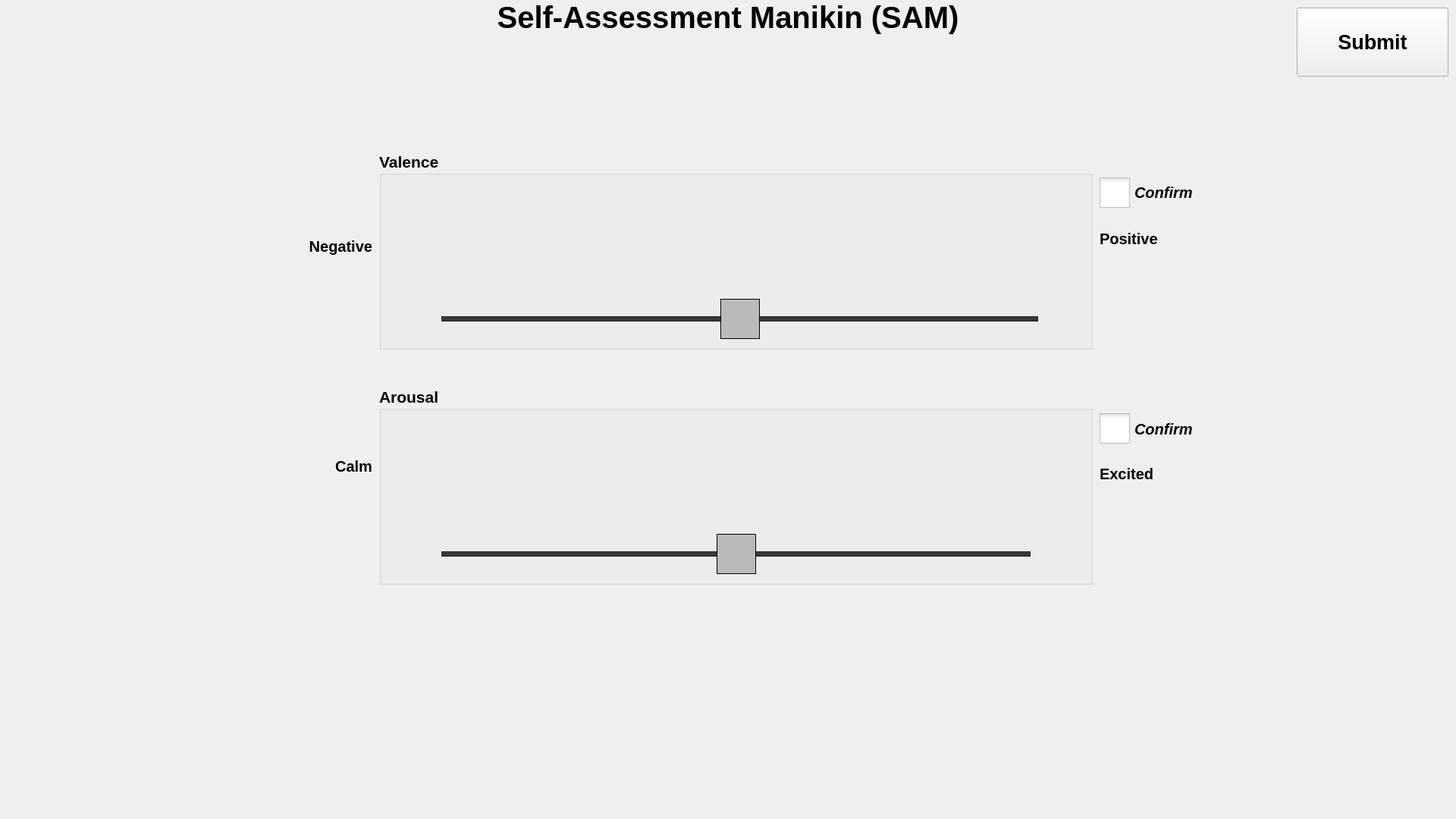
<?xml version="1.0" encoding="UTF-8"?>
<ui version="4.0">
 <class>mainWindow</class>
 <widget class="QMainWindow" name="mainWindow">
  <property name="geometry">
   <rect>
    <x>0</x>
    <y>0</y>
    <width>1920</width>
    <height>1080</height>
   </rect>
  </property>
  <property name="mouseTracking">
   <bool>false</bool>
  </property>
  <property name="windowTitle">
   <string>SMART-TeleLoad</string>
  </property>
  <widget class="QWidget" name="centralwidget">
   <widget class="QPushButton" name="submit_sam_btn">
    <property name="geometry">
     <rect>
      <x>1710</x>
      <y>10</y>
      <width>200</width>
      <height>91</height>
     </rect>
    </property>
    <property name="minimumSize">
     <size>
      <width>200</width>
      <height>50</height>
     </size>
    </property>
    <property name="font">
     <font>
      <pointsize>20</pointsize>
      <weight>75</weight>
      <bold>true</bold>
     </font>
    </property>
    <property name="text">
     <string>Submit</string>
    </property>
   </widget>
   <widget class="QLabel" name="title_label">
    <property name="geometry">
     <rect>
      <x>0</x>
      <y>0</y>
      <width>1920</width>
      <height>1080</height>
     </rect>
    </property>
    <property name="font">
     <font>
      <pointsize>30</pointsize>
     </font>
    </property>
    <property name="autoFillBackground">
     <bool>true</bool>
    </property>
    <property name="styleSheet">
     <string notr="true"/>
    </property>
    <property name="text">
     <string>&lt;html&gt;&lt;head/&gt;&lt;body&gt;&lt;p&gt;&lt;span style=&quot; font-weight:600; color:#000000;&quot;&gt;Self-Assessment Manikin (SAM)&lt;/span&gt;&lt;/p&gt;&lt;/body&gt;&lt;/html&gt;</string>
    </property>
    <property name="scaledContents">
     <bool>false</bool>
    </property>
    <property name="alignment">
     <set>Qt::AlignHCenter|Qt::AlignTop</set>
    </property>
   </widget>
   <widget class="QGroupBox" name="Arousal_GroupBox">
    <property name="geometry">
     <rect>
      <x>500</x>
      <y>510</y>
      <width>941</width>
      <height>261</height>
     </rect>
    </property>
    <property name="font">
     <font>
      <pointsize>16</pointsize>
      <weight>75</weight>
      <bold>true</bold>
     </font>
    </property>
    <property name="autoFillBackground">
     <bool>true</bool>
    </property>
    <property name="title">
     <string>Arousal</string>
    </property>
    <widget class="QLabel" name="Arousal_Img_label">
     <property name="geometry">
      <rect>
       <x>20</x>
       <y>40</y>
       <width>901</width>
       <height>141</height>
      </rect>
     </property>
     <property name="text">
      <string/>
     </property>
     <property name="pixmap">
      <pixmap>../resources/sam/SAMarousal.jpg</pixmap>
     </property>
    </widget>
    <widget class="QSlider" name="Arousal_Slider">
     <property name="geometry">
      <rect>
       <x>70</x>
       <y>190</y>
       <width>801</width>
       <height>61</height>
      </rect>
     </property>
     <property name="baseSize">
      <size>
       <width>0</width>
       <height>0</height>
      </size>
     </property>
     <property name="palette">
      <palette>
       <active>
        <colorrole role="Highlight">
         <brush brushstyle="SolidPattern">
          <color alpha="255">
           <red>186</red>
           <green>189</green>
           <blue>182</blue>
          </color>
         </brush>
        </colorrole>
       </active>
       <inactive>
        <colorrole role="Highlight">
         <brush brushstyle="SolidPattern">
          <color alpha="255">
           <red>211</red>
           <green>215</green>
           <blue>207</blue>
          </color>
         </brush>
        </colorrole>
       </inactive>
       <disabled>
        <colorrole role="Highlight">
         <brush brushstyle="SolidPattern">
          <color alpha="255">
           <red>145</red>
           <green>145</green>
           <blue>145</blue>
          </color>
         </brush>
        </colorrole>
       </disabled>
      </palette>
     </property>
     <property name="font">
      <font>
       <pointsize>16</pointsize>
       <weight>75</weight>
       <bold>true</bold>
      </font>
     </property>
     <property name="mouseTracking">
      <bool>false</bool>
     </property>
     <property name="styleSheet">
      <string notr="true">.QSlider::groove:horizontal {
    border: 1px solid #262626;
    height: 5px;
    background: #393939;
    margin: 0 12px;
}

.QSlider::handle:horizontal {
    background: #babab8;
    border: 1px solid #000000;
    width: 50px;
    height:200px;
    margin: -24px -12px;
}</string>
     </property>
     <property name="minimum">
      <number>-4</number>
     </property>
     <property name="maximum">
      <number>4</number>
     </property>
     <property name="pageStep">
      <number>1</number>
     </property>
     <property name="value">
      <number>0</number>
     </property>
     <property name="orientation">
      <enum>Qt::Horizontal</enum>
     </property>
     <property name="invertedAppearance">
      <bool>false</bool>
     </property>
     <property name="invertedControls">
      <bool>false</bool>
     </property>
     <property name="tickPosition">
      <enum>QSlider::TicksAbove</enum>
     </property>
     <property name="tickInterval">
      <number>1</number>
     </property>
    </widget>
   </widget>
   <widget class="QGroupBox" name="Valence_GroupBox">
    <property name="geometry">
     <rect>
      <x>500</x>
      <y>200</y>
      <width>941</width>
      <height>261</height>
     </rect>
    </property>
    <property name="font">
     <font>
      <pointsize>16</pointsize>
      <weight>75</weight>
      <bold>true</bold>
     </font>
    </property>
    <property name="autoFillBackground">
     <bool>true</bool>
    </property>
    <property name="title">
     <string>Valence</string>
    </property>
    <widget class="QLabel" name="Valence_Img_label">
     <property name="geometry">
      <rect>
       <x>20</x>
       <y>40</y>
       <width>901</width>
       <height>141</height>
      </rect>
     </property>
     <property name="text">
      <string/>
     </property>
     <property name="pixmap">
      <pixmap>../resources/sam/SAMpleasure.jpg</pixmap>
     </property>
    </widget>
    <widget class="QSlider" name="Valence_Slider">
     <property name="geometry">
      <rect>
       <x>70</x>
       <y>190</y>
       <width>811</width>
       <height>61</height>
      </rect>
     </property>
     <property name="sizePolicy">
      <sizepolicy hsizetype="Expanding" vsizetype="Expanding">
       <horstretch>2</horstretch>
       <verstretch>0</verstretch>
      </sizepolicy>
     </property>
     <property name="minimumSize">
      <size>
       <width>0</width>
       <height>0</height>
      </size>
     </property>
     <property name="sizeIncrement">
      <size>
       <width>0</width>
       <height>0</height>
      </size>
     </property>
     <property name="baseSize">
      <size>
       <width>0</width>
       <height>0</height>
      </size>
     </property>
     <property name="palette">
      <palette>
       <active>
        <colorrole role="Highlight">
         <brush brushstyle="SolidPattern">
          <color alpha="255">
           <red>186</red>
           <green>189</green>
           <blue>182</blue>
          </color>
         </brush>
        </colorrole>
       </active>
       <inactive>
        <colorrole role="Highlight">
         <brush brushstyle="SolidPattern">
          <color alpha="255">
           <red>186</red>
           <green>189</green>
           <blue>182</blue>
          </color>
         </brush>
        </colorrole>
       </inactive>
       <disabled>
        <colorrole role="Highlight">
         <brush brushstyle="SolidPattern">
          <color alpha="255">
           <red>145</red>
           <green>145</green>
           <blue>145</blue>
          </color>
         </brush>
        </colorrole>
       </disabled>
      </palette>
     </property>
     <property name="font">
      <font>
       <pointsize>16</pointsize>
       <weight>50</weight>
       <bold>false</bold>
       <kerning>true</kerning>
      </font>
     </property>
     <property name="mouseTracking">
      <bool>false</bool>
     </property>
     <property name="focusPolicy">
      <enum>Qt::NoFocus</enum>
     </property>
     <property name="autoFillBackground">
      <bool>false</bool>
     </property>
     <property name="styleSheet">
      <string notr="true">.QSlider::groove:horizontal {
    border: 1px solid #262626;
    height: 5px;
    background: #393939;
    margin: 0 12px;
}

.QSlider::handle:horizontal {
    background: #babab8;
    border: 1px solid #000000;
    width: 50px;
    height:200px;
    margin: -24px -12px;
}</string>
     </property>
     <property name="minimum">
      <number>-4</number>
     </property>
     <property name="maximum">
      <number>4</number>
     </property>
     <property name="pageStep">
      <number>1</number>
     </property>
     <property name="value">
      <number>0</number>
     </property>
     <property name="orientation">
      <enum>Qt::Horizontal</enum>
     </property>
     <property name="invertedAppearance">
      <bool>false</bool>
     </property>
     <property name="invertedControls">
      <bool>false</bool>
     </property>
     <property name="tickPosition">
      <enum>QSlider::TicksAbove</enum>
     </property>
     <property name="tickInterval">
      <number>1</number>
     </property>
    </widget>
   </widget>
   <widget class="QLabel" name="explain_label_1">
    <property name="geometry">
     <rect>
      <x>400</x>
      <y>310</y>
      <width>91</width>
      <height>31</height>
     </rect>
    </property>
    <property name="font">
     <font>
      <pointsize>15</pointsize>
      <weight>75</weight>
      <bold>true</bold>
      <underline>false</underline>
     </font>
    </property>
    <property name="text">
     <string>&lt;html&gt;&lt;head/&gt;&lt;body&gt;&lt;p&gt;&lt;span style=&quot; color:#000000;&quot;&gt;Negative&lt;/span&gt;&lt;/p&gt;&lt;/body&gt;&lt;/html&gt;</string>
    </property>
    <property name="alignment">
     <set>Qt::AlignRight|Qt::AlignTrailing|Qt::AlignVCenter</set>
    </property>
   </widget>
   <widget class="QLabel" name="explain_label_3">
    <property name="geometry">
     <rect>
      <x>400</x>
      <y>600</y>
      <width>91</width>
      <height>31</height>
     </rect>
    </property>
    <property name="font">
     <font>
      <pointsize>15</pointsize>
      <weight>75</weight>
      <bold>true</bold>
      <underline>false</underline>
     </font>
    </property>
    <property name="text">
     <string>&lt;html&gt;&lt;head/&gt;&lt;body&gt;&lt;p&gt;&lt;span style=&quot; color:#000000;&quot;&gt;Calm&lt;/span&gt;&lt;/p&gt;&lt;/body&gt;&lt;/html&gt;</string>
    </property>
    <property name="alignment">
     <set>Qt::AlignRight|Qt::AlignTrailing|Qt::AlignVCenter</set>
    </property>
   </widget>
   <widget class="QLabel" name="explain_label_4">
    <property name="geometry">
     <rect>
      <x>1450</x>
      <y>610</y>
      <width>91</width>
      <height>31</height>
     </rect>
    </property>
    <property name="font">
     <font>
      <pointsize>15</pointsize>
      <weight>75</weight>
      <bold>true</bold>
      <underline>false</underline>
     </font>
    </property>
    <property name="autoFillBackground">
     <bool>false</bool>
    </property>
    <property name="text">
     <string>&lt;html&gt;&lt;head/&gt;&lt;body&gt;&lt;p&gt;&lt;span style=&quot; color:#000000;&quot;&gt;Excited&lt;/span&gt;&lt;/p&gt;&lt;/body&gt;&lt;/html&gt;</string>
    </property>
   </widget>
   <widget class="QCheckBox" name="Valence_checkBox">
    <property name="geometry">
     <rect>
      <x>1450</x>
      <y>230</y>
      <width>141</width>
      <height>48</height>
     </rect>
    </property>
    <property name="font">
     <font>
      <pointsize>15</pointsize>
      <weight>75</weight>
      <italic>true</italic>
      <bold>true</bold>
     </font>
    </property>
    <property name="autoFillBackground">
     <bool>true</bool>
    </property>
    <property name="styleSheet">
     <string notr="true">QCheckBox::indicator {
     width: 40px;
     height: 40px;
}</string>
    </property>
    <property name="text">
     <string>Confirm</string>
    </property>
   </widget>
   <widget class="QCheckBox" name="Arousal_checkBox">
    <property name="geometry">
     <rect>
      <x>1450</x>
      <y>540</y>
      <width>141</width>
      <height>51</height>
     </rect>
    </property>
    <property name="font">
     <font>
      <pointsize>15</pointsize>
      <weight>75</weight>
      <italic>true</italic>
      <bold>true</bold>
     </font>
    </property>
    <property name="autoFillBackground">
     <bool>true</bool>
    </property>
    <property name="styleSheet">
     <string notr="true">QCheckBox::indicator {
     width: 40px;
     height: 40px;
}</string>
    </property>
    <property name="text">
     <string>Confirm</string>
    </property>
   </widget>
   <widget class="QLabel" name="explain_label_2">
    <property name="geometry">
     <rect>
      <x>1450</x>
      <y>300</y>
      <width>91</width>
      <height>31</height>
     </rect>
    </property>
    <property name="font">
     <font>
      <pointsize>15</pointsize>
      <weight>75</weight>
      <bold>true</bold>
      <underline>false</underline>
     </font>
    </property>
    <property name="text">
     <string>&lt;html&gt;&lt;head/&gt;&lt;body&gt;&lt;p&gt;&lt;span style=&quot; color:#000000;&quot;&gt;Positive&lt;/span&gt;&lt;/p&gt;&lt;/body&gt;&lt;/html&gt;</string>
    </property>
    <property name="alignment">
     <set>Qt::AlignLeading|Qt::AlignLeft|Qt::AlignVCenter</set>
    </property>
   </widget>
   <zorder>title_label</zorder>
   <zorder>submit_sam_btn</zorder>
   <zorder>Arousal_GroupBox</zorder>
   <zorder>Valence_GroupBox</zorder>
   <zorder>explain_label_1</zorder>
   <zorder>explain_label_3</zorder>
   <zorder>explain_label_4</zorder>
   <zorder>Valence_checkBox</zorder>
   <zorder>Arousal_checkBox</zorder>
   <zorder>explain_label_2</zorder>
  </widget>
 </widget>
 <resources/>
 <connections/>
</ui>
